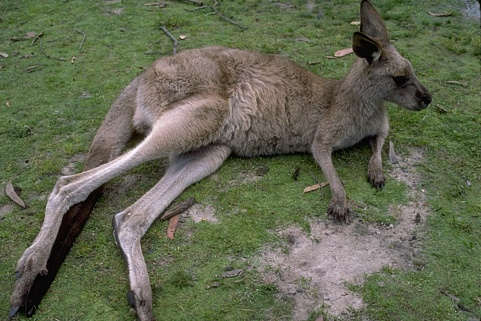
#> input picture VC_LISTA1/grupo 1/canguru.bmp, 481 x 321 px; its folder holds only this picture in this run
$ python 4-canny_demo.py
#> lines starting #> are read from the running program, lines starting #| are printed output that depends on the picture
import os
import cv2
import numpy as np
import csv


def ensure_dir(p):
    os.makedirs(p, exist_ok=True)


def run_grid_on_image(img, grid, out_prefix, out_dir):
    rows, cols = img.shape[:2]
    results = []
    for low, high in grid:
        edges = cv2.Canny(img, low, high)
        count = int(np.count_nonzero(edges))
        fn = f"{out_prefix}_canny_{low}_{high}.png"
        cv2.imwrite(os.path.join(out_dir, fn), edges)
        results.append({"low": low, "high": high, "count": count, "file": fn})
    return results


def choose_best_by_median(results):
    # choose combo whose edge count is closest to the median count (balanced)
    counts = [r["count"] for r in results]
    med = np.median(counts)
    best = min(results, key=lambda r: abs(r["count"] - med))
    return best, med


def process_folder(folder, out_base, grid, prefix, preprocess=False):
    folder_path = os.path.join(os.path.dirname(__file__), folder)
    if not os.path.isdir(folder_path):
        return []
    files = [
        f
        for f in os.listdir(folder_path)
        if f.lower().endswith((".png", ".jpg", ".jpeg", ".bmp", ".tif"))
    ]
    report = []
    for f in files:
        path = os.path.join(folder_path, f)
        img = cv2.imread(path, cv2.IMREAD_GRAYSCALE)
        if img is None:
            continue
        orig_img = img.copy()
        if preprocess:
            # Gaussian blur as single pre-processing for all images
            img = cv2.GaussianBlur(img, (5, 5), 1.0)

        out_dir = os.path.join(out_base, prefix, os.path.splitext(f)[0])
        ensure_dir(out_dir)
        res = run_grid_on_image(img, grid, os.path.splitext(f)[0], out_dir)
        best, med = choose_best_by_median(res)
        report.append(
            {
                "image": f,
                "preprocess": preprocess,
                "best_low": best["low"],
                "best_high": best["high"],
                "best_count": best["count"],
                "median_count": int(med),
            }
        )
    return report


def main():
    base_dir = os.path.dirname(__file__)
    out_base = os.path.join(base_dir, "results_4")
    ensure_dir(out_base)

    # parameter grid (low, high)
    lows = [50, 100, 150]
    highs = [100, 150, 200]
    grid = [(l, h) for l in lows for h in highs if h > l]

    # process group 1 without preprocess
    rep1 = process_folder("grupo 1", out_base, grid, "orig", preprocess=False)
#> in process_folder, `img = cv2.imread(path, cv2.IMREAD_GRAYSCALE)`:
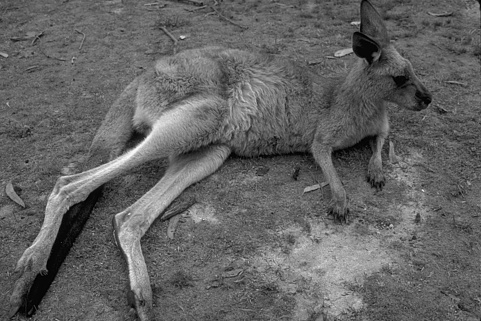
#> img: shape (321, 481); min 0, max 253, mean 99.5
#> the loop in run_grid_on_image, `for low, high in grid:` made 6 passes
#> count on passes 1 to 6: 53674, 50162, 45009, 34727, 28409, 17204
#> pass 1, in run_grid_on_image, `edges = cv2.Canny(img, low, high)`:
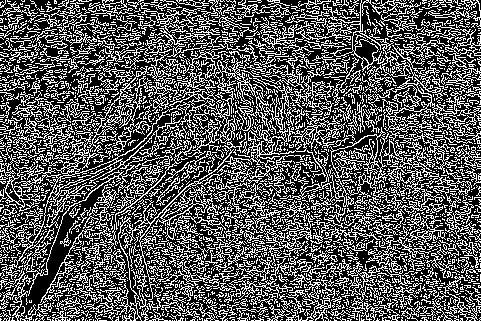
#> edges: shape (321, 481); 34.8% white in thin lines or dots
#> after the loop in run_grid_on_image, `for low, high in grid:`:
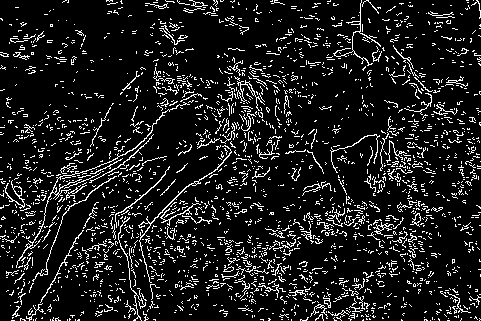
#> edges: shape (321, 481); 11.1% white in thin lines or dots
#> after the loop in run_grid_on_image, `for low, high in grid:`: results = 6 items
#> in choose_best_by_median, `counts = [r["count"] for r in results]`: counts = [53674, 50162, 45009, 34727, 28409, 17204]
#> in choose_best_by_median, `med = np.median(counts)`: med = 39868
#> in choose_best_by_median, `best = min(results, key=lambda r: abs(r["count"] - med))`: best = {'low': 50, 'high': 200, 'count': 45009, 'file': 'canguru_canny_50_200.png'}
#> in process_folder, `best, med = choose_best_by_median(res)`: med = 39868
#> rep1 = 1 item
    # process group 1 with Gaussian blur preprocess
    rep2 = process_folder("grupo 1", out_base, grid, "blur", preprocess=True)
#> call 2 of run_grid_on_image, with out_prefix = 'canguru', out_dir = 'VC_LISTA1/results_4/blur/canguru'
#> the loop in run_grid_on_image (call 2), `for low, high in grid:` made 6 passes
#> count on passes 1 to 6: 22332, 12942, 7393, 6521, 3862, 2545
#> pass 1, in run_grid_on_image (call 2), `edges = cv2.Canny(img, low, high)`:
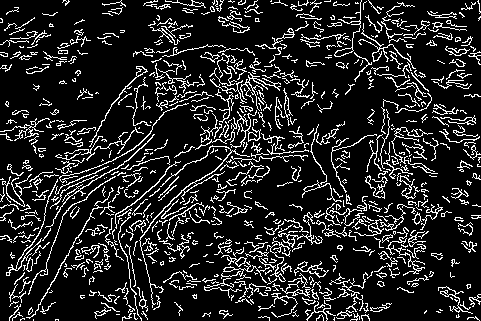
#> edges: shape (321, 481); 14.5% white in thin lines or dots
#> pass 2, in run_grid_on_image (call 2), `edges = cv2.Canny(img, low, high)`:
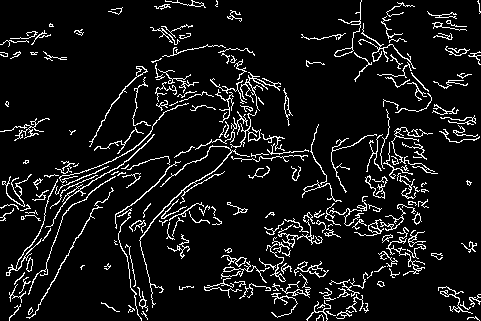
#> edges: shape (321, 481); 8.4% white in thin lines or dots
#> pass 3, in run_grid_on_image (call 2), `edges = cv2.Canny(img, low, high)`:
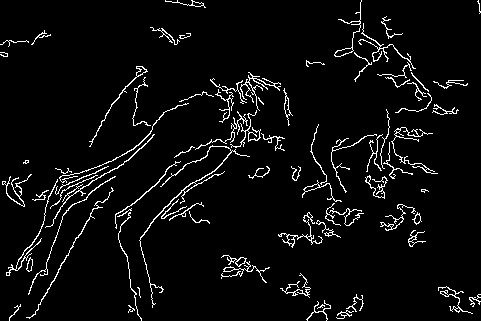
#> edges: shape (321, 481); 4.8% white in thin lines or dots
#> after the loop in run_grid_on_image (call 2), `for low, high in grid:`:
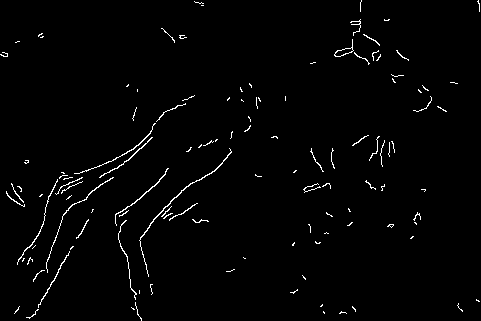
#> edges: shape (321, 481); 1.6% white in thin lines or dots
#> rep2 = 1 item

    # save report CSV
    rpt_path = os.path.join(out_base, "canny_report_group1.csv")
    with open(rpt_path, "w", newline="") as fh:
        writer = csv.writer(fh)
        writer.writerow(
            [
                "image",
                "preprocess",
                "best_low",
                "best_high",
                "best_count",
                "median_count",
            ]
        )
        for r in rep1 + rep2:
            writer.writerow(
                [
                    r["image"],
                    r["preprocess"],
                    r["best_low"],
                    r["best_high"],
                    r["best_count"],
                    r["median_count"],
                ]
            )
#> this loop made 2 passes

    # choose global best parameters per preprocess mode by majority voting across images (most frequent best combo)
    def majority_choice(report_list):
        combos = [(r["best_low"], r["best_high"]) for r in report_list]
        if not combos:
            return None
        vals, counts = np.unique(combos, axis=0, return_counts=True)
        idx = np.argmax(counts)
        return tuple(vals[idx])

    best_orig = majority_choice(rep1)
#> in majority_choice, `combos = [(r["best_low"], r["best_high"]) for r in report_list]`: combos = [(50, 200)]
#> in majority_choice, `vals, counts = np.unique(combos, axis=0, return_counts=True)`: vals = [[50, 200]]; counts = [1]
#> in majority_choice, `idx = np.argmax(counts)`: idx = 0
#> best_orig = (50, 200)
    best_blur = majority_choice(rep2)
#> best_blur = (50, 200)

    # apply chosen parameters to group 2 if exists
    group2_path = os.path.join(os.path.dirname(__file__), "grupo 2")
    applied = []
    if os.path.isdir(group2_path):
        files2 = [
            f
            for f in os.listdir(group2_path)
            if f.lower().endswith((".png", ".jpg", ".jpeg", ".bmp", ".tif"))
        ]
        for f in files2:
            path = os.path.join(group2_path, f)
            img = cv2.imread(path, cv2.IMREAD_GRAYSCALE)
            if img is None:
                continue
            # apply best_orig and best_blur (if available)
            out_dir = os.path.join(out_base, "group2")
            ensure_dir(out_dir)
            if best_orig:
                edges = cv2.Canny(img, best_orig[0], best_orig[1])
                cv2.imwrite(
                    os.path.join(
                        out_dir,
                        os.path.splitext(f)[0]
                        + f"_canny_orig_{best_orig[0]}_{best_orig[1]}.png",
                    ),
                    edges,
                )
            if best_blur:
                imgb = cv2.GaussianBlur(img, (5, 5), 1.0)
                edgesb = cv2.Canny(imgb, best_blur[0], best_blur[1])
                cv2.imwrite(
                    os.path.join(
                        out_dir,
                        os.path.splitext(f)[0]
                        + f"_canny_blur_{best_blur[0]}_{best_blur[1]}.png",
                    ),
                    edgesb,
                )
            applied.append(f)

    # summary text
    with open(os.path.join(out_base, "summary.txt"), "w") as fh:
        fh.write("Canny parameter sweep summary\n")
        fh.write(f"best_orig_majority={best_orig}\n")
        fh.write(f"best_blur_majority={best_blur}\n")
        fh.write(
            "Processed images: group1 orig and blur. If group2 existed, applied chosen params.\n"
        )

    print("Done. Results in", out_base)


if __name__ == "__main__":
    main()

$ run again, on VC_LISTA1/grupo 1/cavalo.bmp
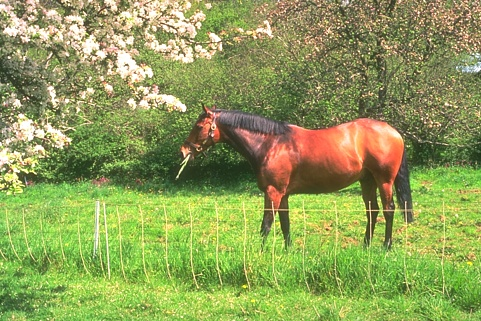
#> input picture VC_LISTA1/grupo 1/cavalo.bmp, 481 x 321 px
#> the loop in run_grid_on_image, `for low, high in grid:` made 6 passes
#> count on passes 1 to 6: 55496, 54614, 53249, 51803, 50366, 43962
#> pass 1, in run_grid_on_image, `edges = cv2.Canny(img, low, high)`:
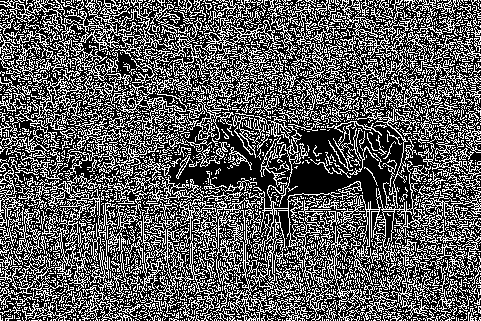
#> edges: shape (321, 481); 35.9% white in thin lines or dots
#> after the loop in run_grid_on_image, `for low, high in grid:`: results = 6 items
#> in choose_best_by_median, `counts = [r["count"] for r in results]`: counts = [55496, 54614, 53249, 51803, 50366, 43962]
#> in choose_best_by_median, `med = np.median(counts)`: med = 52526
#> in choose_best_by_median, `best = min(results, key=lambda r: abs(r["count"] - med))`: best = {'low': 50, 'high': 200, 'count': 53249, 'file': 'cavalo_canny_50_200.png'}
#> in process_folder, `best, med = choose_best_by_median(res)`: med = 52526
#> rep1 = 1 item
#> the loop in run_grid_on_image (call 2), `for low, high in grid:` made 6 passes
#> count on passes 1 to 6: 43352, 37694, 32893, 23834, 18893, 11973
#> after the loop in run_grid_on_image (call 2), `for low, high in grid:`:
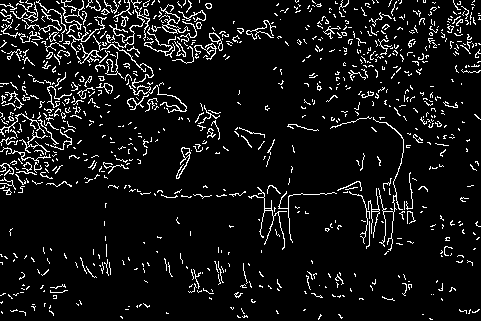
#> edges: shape (321, 481); 7.8% white in thin lines or dots
#> the loop in main, `for r in rep1 + rep2:` made 2 passes
#> combos = [(50, 200)]
#> in majority_choice, `vals, counts = np.unique(combos, axis=0, return_counts=True)`: vals = [[50, 200]]; counts = [1]
#> idx = 0
#> best_orig = (50, 200)

$ run again, on VC_LISTA1/grupo 1/tigre.bmp
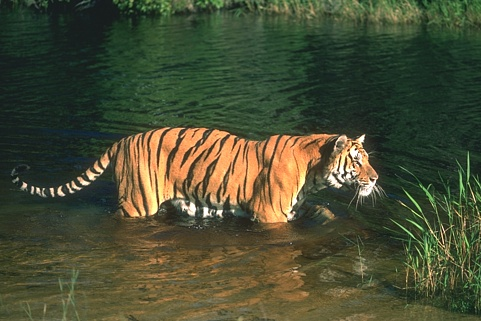
#> input picture VC_LISTA1/grupo 1/tigre.bmp, 481 x 321 px
#> the loop in run_grid_on_image, `for low, high in grid:` made 6 passes
#> count on passes 1 to 6: 30809, 24854, 20334, 17158, 14449, 11576
#> after the loop in run_grid_on_image, `for low, high in grid:`: results = 6 items
#> in choose_best_by_median, `counts = [r["count"] for r in results]`: counts = [30809, 24854, 20334, 17158, 14449, 11576]
#> in choose_best_by_median, `med = np.median(counts)`: med = 18746
#> in choose_best_by_median, `best = min(results, key=lambda r: abs(r["count"] - med))`: best = {'low': 50, 'high': 200, 'count': 20334, 'file': 'tigre_canny_50_200.png'}
#> in process_folder, `best, med = choose_best_by_median(res)`: med = 18746
#> rep1 = 1 item
#> the loop in run_grid_on_image (call 2), `for low, high in grid:` made 6 passes
#> count on passes 1 to 6: 14106, 10908, 8792, 8329, 7191, 5891
#> after the loop in run_grid_on_image (call 2), `for low, high in grid:`:
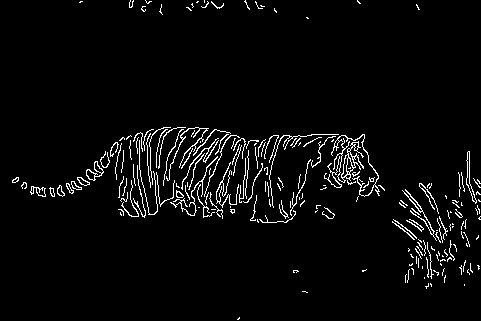
#> edges: shape (321, 481); 3.8% white in thin lines or dots
#> the loop in main, `for r in rep1 + rep2:` made 2 passes
#> combos = [(50, 200)]
#> in majority_choice, `vals, counts = np.unique(combos, axis=0, return_counts=True)`: vals = [[50, 200]]; counts = [1]
#> idx = 0
#> best_orig = (50, 200)
